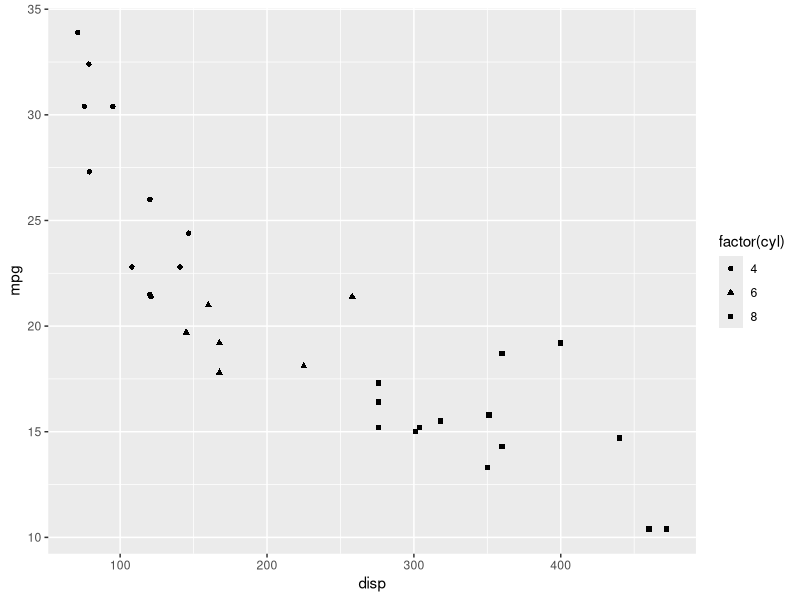
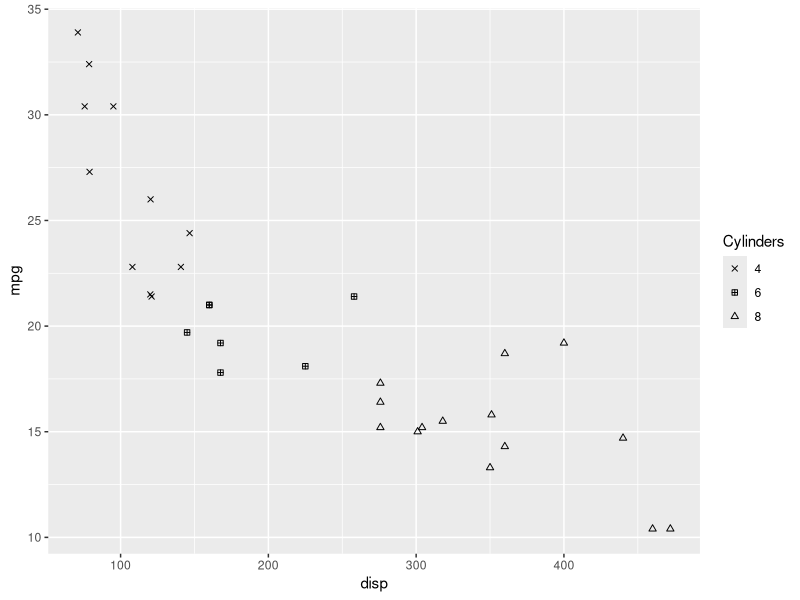
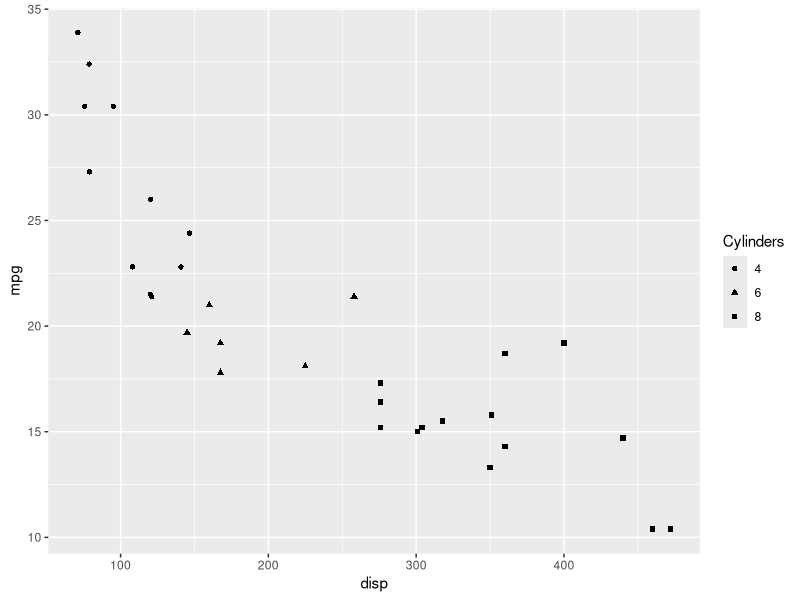
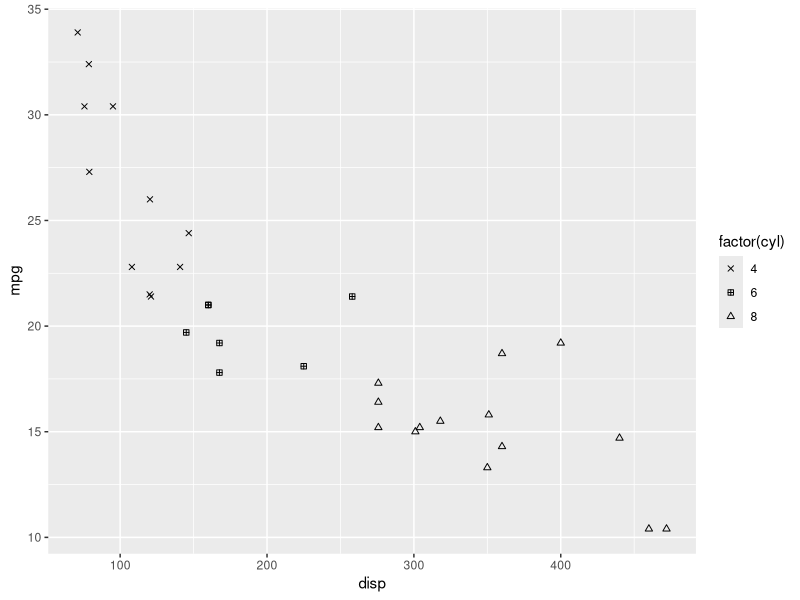
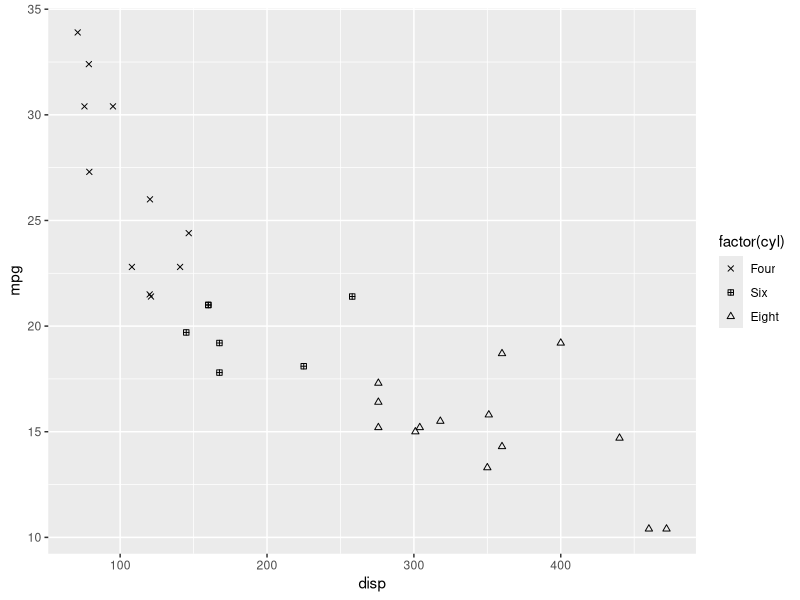
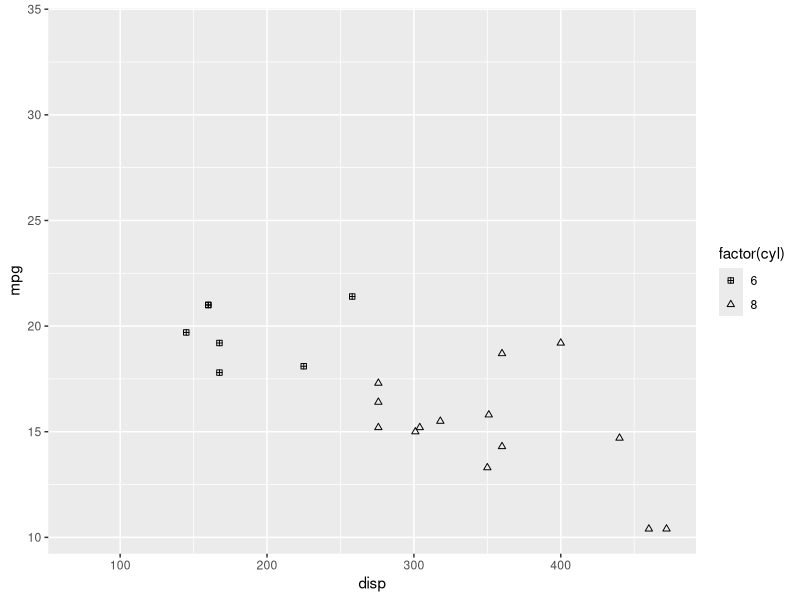
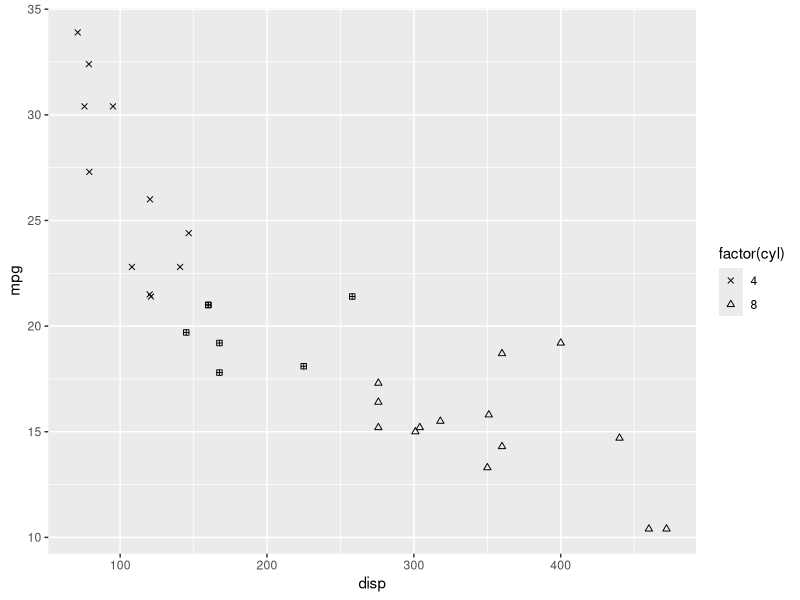
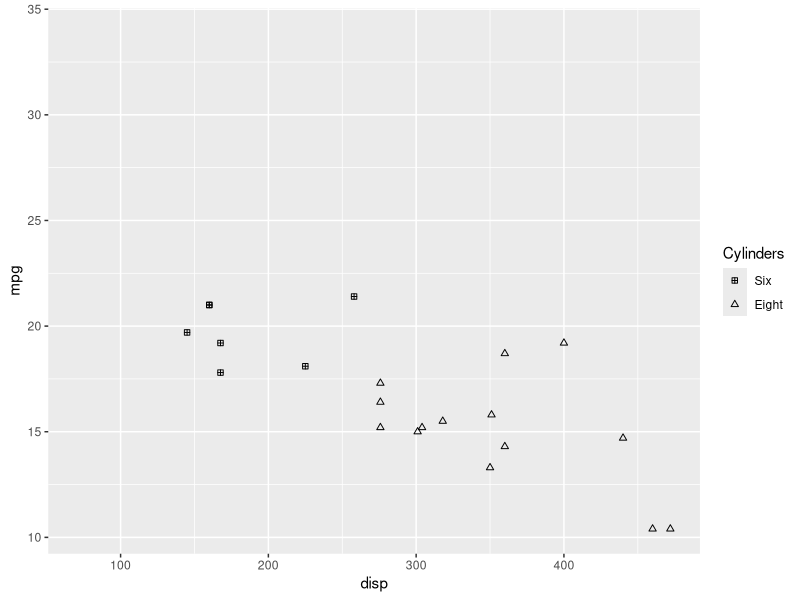

The R script that drew these images, in order:
## ---- chunk 1
library(ggplot2)
library(dplyr)
library(tidyr)
## ---- chunk 2
ggplot(mtcars) +
  geom_point(aes(disp, mpg, shape = factor(cyl)))
## ---- chunk 3
ggplot(mtcars) +
  geom_point(aes(disp, mpg, shape = factor(cyl))) +
  scale_shape_manual(name = "Cylinders", values = c(4, 12, 24))
## ---- chunk 4
ggplot(mtcars) +
  geom_point(aes(disp, mpg, shape = factor(cyl))) +
  scale_shape(name = 'Cylinders')
## ---- chunk 5
ggplot(mtcars) +
  geom_point(aes(disp, mpg, shape = factor(cyl))) +
  scale_shape_manual(values = c(4, 12, 24))
## ---- chunk 6
ggplot(mtcars) +
  geom_point(aes(disp, mpg, shape = factor(cyl))) +
  scale_shape_manual(values = c(4, 12, 24), labels = c('Four', 'Six', 'Eight'))
## ---- chunk 7
#| warning: true
ggplot(mtcars) +
  geom_point(aes(disp, mpg, shape = factor(cyl))) +
  scale_shape_manual(values = c("4" = 4, "6" = 12, "8" = 24),
    limits = c("6", "8"))
## ---- chunk 8
ggplot(mtcars) +
  geom_point(aes(disp, mpg, shape = factor(cyl))) +
  scale_shape_manual(values = c("4" = 4, "6" = 12, "8" = 24),
    breaks = c("4", "8"))
## ---- chunk 9
#| warning: true
ggplot(mtcars) +
  geom_point(aes(disp, mpg, shape = factor(cyl))) +
  scale_shape_manual(name = "Cylinders", labels = c('Six', 'Eight'),
    values = c("6" = 12, "8" = 24), limits = c("6", "8"),
    breaks = c("6", "8"))
## ---- chunk 10
ggplot(mtcars) +
  geom_point(aes(disp, mpg, size = hp))
## ---- chunk 11
ggplot(mtcars) +
  geom_point(aes(disp, mpg, size = hp)) +
  scale_size_continuous(name = "Horsepower")
## ---- chunk 12
ggplot(mtcars) +
  geom_point(aes(disp, mpg, size = hp)) +
  scale_size_continuous(range = c(3, 6))
## ---- chunk 13
#| warning: true
ggplot(mtcars) +
  geom_point(aes(disp, mpg, size = hp)) +
  scale_size_continuous(limits = c(100, 350))
## ---- chunk 14
ggplot(mtcars) +
  geom_point(aes(disp, mpg, size = hp)) +
  scale_size_continuous(breaks = c(125, 200, 275))
## ---- chunk 15
ggplot(mtcars) +
  geom_point(aes(disp, mpg, size = hp)) +
  scale_size_continuous(breaks = c(100, 200, 300),
    labels = c("1 Hundred", "2 Hundred", "3 Hundred"))
## ---- chunk 16
ggplot(mtcars) +
  geom_point(aes(disp, mpg, size = hp)) +
  scale_size_continuous(name = "Horsepower", range = c(3, 6), 
    limits = c(0, 400), breaks = c(100, 200, 300),
    labels = c("1 Hundred", "2 Hundred", "3 Hundred"))
## ---- chunk 17
ggplot(mtcars) +
  geom_point(aes(disp, mpg, alpha = hp), color = 'blue')
## ---- chunk 18
ggplot(mtcars) +
  geom_point(aes(disp, mpg, alpha = hp), color = 'blue') +
  scale_alpha_continuous("Horsepower")
## ---- chunk 19
ggplot(mtcars) +
  geom_point(aes(disp, mpg, alpha = hp), color = 'blue') +
  scale_alpha_continuous(breaks = c(125, 200, 275))
## ---- chunk 20
ggplot(mtcars) +
  geom_point(aes(disp, mpg, alpha = hp), color = 'blue') +
  scale_alpha_continuous(limits = c(100, 350))
## ---- chunk 21
ggplot(mtcars) +
  geom_point(aes(disp, mpg, alpha = hp), color = 'blue') +
  scale_alpha_continuous(range = c(0.4, 0.8))
## ---- chunk 22
ggplot(mtcars) +
  geom_point(aes(disp, mpg, alpha = hp), color = 'blue') +
  scale_alpha_continuous(breaks = c(100, 200, 300),
    labels = c("1 Hundred", "2 Hundred", 
      "3 Hundred"))
## ---- chunk 23
ggplot(mtcars) +
  geom_point(aes(disp, mpg, alpha = hp), color = 'blue') +
  scale_alpha_continuous("Horsepower", breaks = c(100, 200, 300),
    limits = c(100, 350), range = c(0.4, 0.8),
    labels = c("1 Hundred", "2 Hundred", "3 Hundred"))
